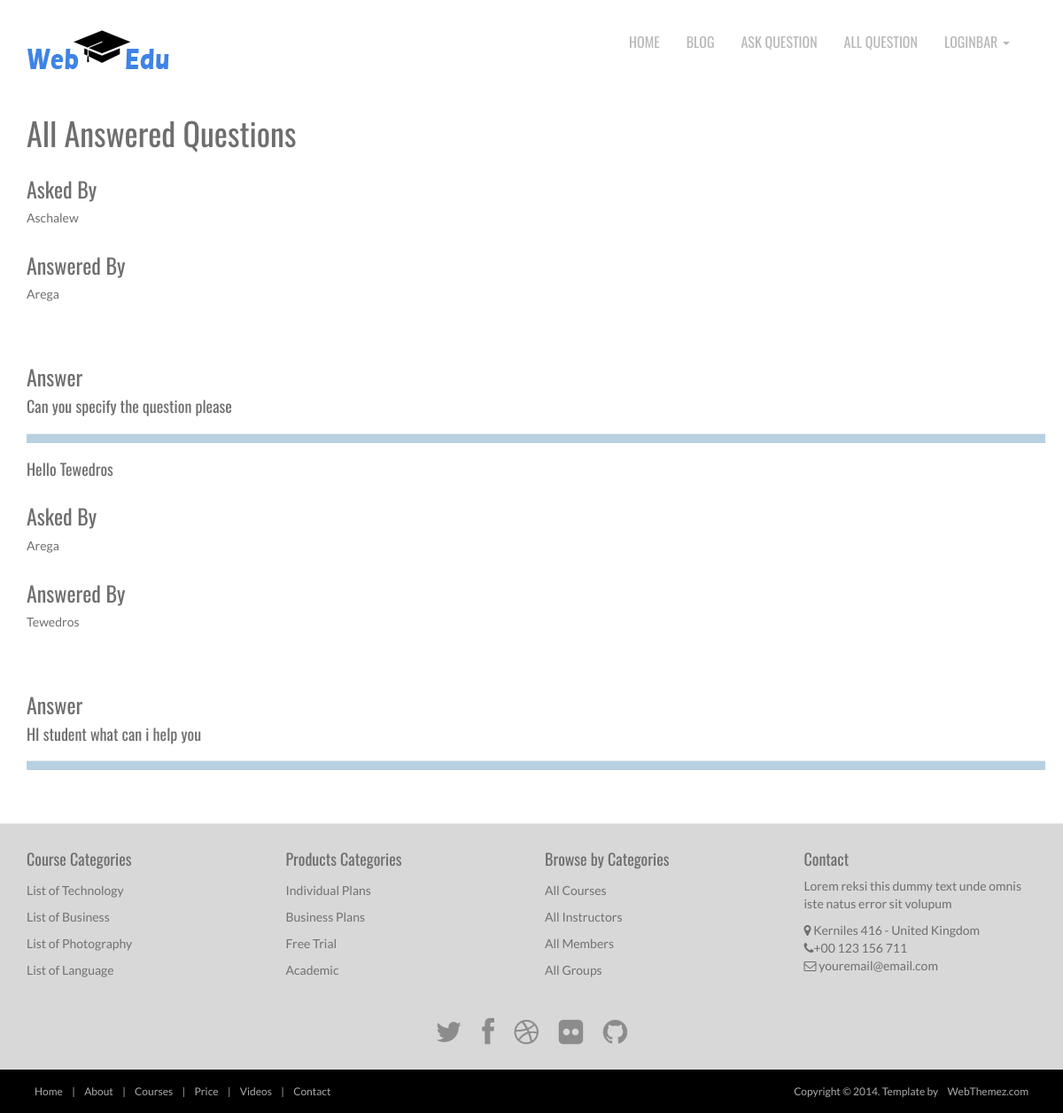
Page /allquestion on the committed database.
### website/models.py (models this page shows)
class Question(db.Model):
    id = db.Column(db.Integer, primary_key=True)
    question = db.Column(db.Text)
    answer =  db.Column(db.Text)
    asked_by_id = db.Column(db.Integer,db.ForeignKey('user.id'))
    asked_to_id =  db.Column(db.Integer,db.ForeignKey('user.id'))

class User(db.Model, UserMixin):
    id = db.Column(db.Integer, primary_key=True)
    email = db.Column(db.String(150), unique=True)
    password = db.Column(db.String(150))
    first_name = db.Column(db.String(150))
    last_name= db.Column(db.String(200))
    if type == "student":
        type = db.Column(db.String(20),default="student")
    elif type == "instructor":
        type = db.Column(db.String(20),default="instructor")
    elif type=="administrator":
        type = db.Column(db.String(20),default="administrator")
    else:
        type = db.Column(db.String(20),default="unknown")
    questions_asked = db.relationship(
        'Question',
        foreign_keys="Question.asked_by_id",
        backref='asker',
        lazy=True
        )
    answer_requested  = db.relationship(
        'Question',
        foreign_keys="Question.asked_to_id ",
        backref='instructor',
        lazy=True
        )

### website/views.py (the view)
@views.route('/allquestion')
def allquestion():
    questions = Question.query.filter_by().filter(Question.answer != None).all()
    users = User.query.all()
    return render_template('allquestions.html',questions=questions,users=users)

### website/templates/allquestions.html (shortened to what this page needs)
{% extends 'base.html'%}
{% block body %}
<div class="container">
            <h1>All Answered Questions</h1>
                {% for question in questions %}
                        <h4> {{question.question}}</h4>
                            <h3>Asked By</h3>
                            {% for user in users %}
                                    {% if user.id == question.asked_by_id%}
                                            {{user.first_name}}
                                    {% endif %}
                            {% endfor%}
                        <br>
                            <h3>Answered By</h3>
                                {% for user in users %}
                                    {% if user.id == question.asked_to_id%}
                                            {{user.first_name}}
                                    {% endif %}
                                {% endfor%}
                                <br><br><br>
                                <h3>Answer </h3>
                                <h4>{{question.answer}}</h4>
      <hr style="width:100%;text-align:left;margin-left:0; background-color: #b7d0e2;; color:red;padding:5px;">
                {%endfor%}
</div>
   {%endblock%}

### website/static/css/style.css (style rules this page uses)
body { font-family: 'Lato', sans-serif; font-weight: normal; color: #6E6E6E; }
h1, h2, h3, h4, h5, h6 { font-weight: normal; font-family: 'Oswald', sans-serif; }
h1, .h1, h2, .h2, h3, .h3 { margin-top: 30px; }

### rows in the picture
Question: answer "Can you specify the question please"
User: first_name "Aschalew"
User: first_name "Arega"
Question: question "Hello Tewedros", answer "HI student what can i help you"
User: first_name "Tewedros"
